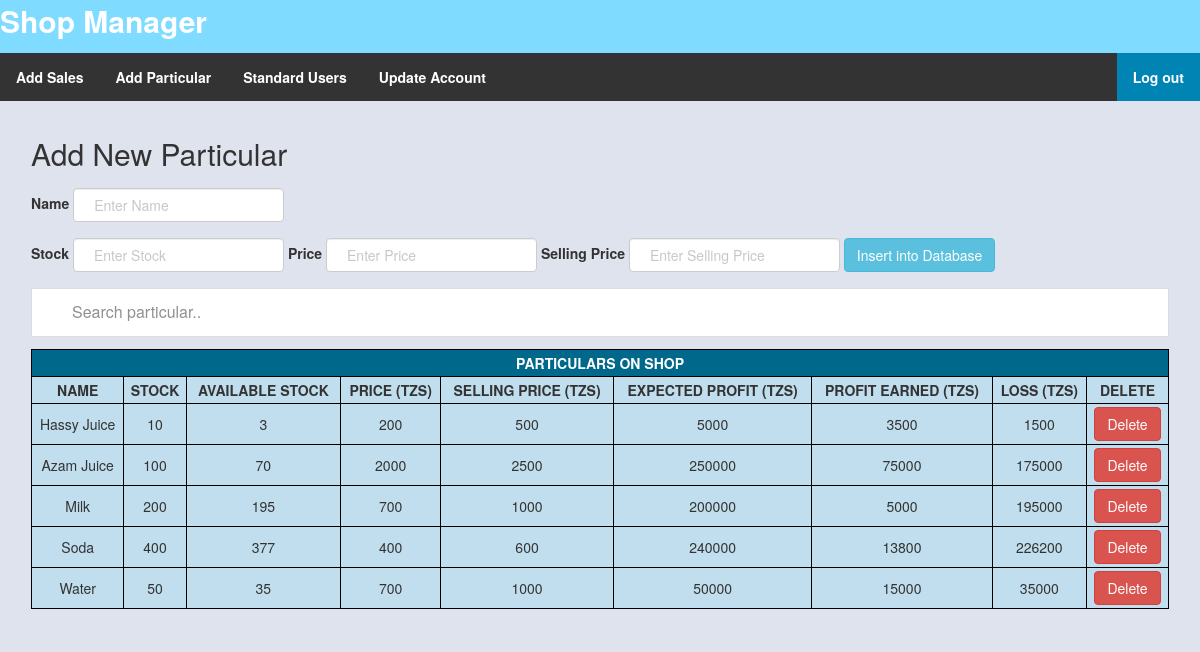
/particulars.php, run on the app's committed database.
### tables this page shows
CREATE TABLE IF NOT EXISTS `particulars` (
  `particular_id` int(22) NOT NULL AUTO_INCREMENT,
  `name` varchar(255) NOT NULL,
  `stock` varchar(255) NOT NULL,
  `available_stock` varchar(255) NOT NULL,
  `price` varchar(255) NOT NULL,
  `selling_price` varchar(255) NOT NULL,
  `expected_profit` varchar(255) NOT NULL,
  `earned_profit` varchar(255) NOT NULL,
  `loss` varchar(255) NOT NULL,
  PRIMARY KEY (`particular_id`)
);

### particulars.php (the view, shortened to what this page needs)
<!DOCTYPE html>
<html>
<link rel="stylesheet" href="Styles/w3.css">
<link rel="stylesheet" href="Styles/w3-theme-teal.css">
<link rel="stylesheet" href="Styles/font-awesome.min.css">
<link rel="stylesheet" href="Styles/bootstrap.min.css" >
<body style="background-color:#dfe3ee">
<div style="background-color:#7FDBFF; font-weight: bold; color:white;">
<section>
<p style="font-size:30px;">Shop Manager</p>
<ul>
  <li><a style="text-decoration:none" href="my_shop_manager.php">Add Sales</a></li>
  <li><a style="text-decoration:none" href="particulars.php">Add Particular</a></li>
  <li><a style="text-decoration:none" href="standard_users.php">Standard Users</a></li>
	  <li><a style="text-decoration:none" href="update_account.php">Update Account</a></li>
  <li style="float:right"><a style="text-decoration:none" class="active" href="logout.php">Log out</a></li>
</ul>
</section>
</div>
<div class="container">
  <h2>Add New Particular</h2>
  <form class="form-inline" action="particulars.php" method="POST">
    <div class="form-group">
      <label for="email">Name</label>
      <input type="text" class="form-control" id="usr" placeholder="Enter Name" name="ptc" required>
    </div>
    <div class="form-group">
      <label for="pwd">Stock</label>
      <input type="text" class="form-control" id="usr" placeholder="Enter Stock" name="stock" required>
	  <label for="pwd">Price</label>
	   <input type="text" class="form-control" id="usr" placeholder="Enter Price" name="price" required>
	      <div class="form-group">
	   <label for="pwd">Selling Price</label>
	   <input type="text" class="form-control" id="usr" placeholder="Enter Selling Price" name="sprice" required>
	     <input type="submit" name="submit" value="Insert into Database" class="btn btn-info"></button>
		 </div>
    </div>
  </form>
<input type="text" id="myInput" onkeyup="myFunction()" placeholder="Search particular.." title="Type in a name">
<table width="100%" border="2" id="myTable">
<tr>
<th colspan="9" style="background-color:#00688B; color:white;">PARTICULARS ON SHOP</th>
</tr>
<tr><th>NAME</th><th>STOCK</th><th>AVAILABLE STOCK</th><th>PRICE (TZS)</th><th>SELLING PRICE (TZS)</th><th>EXPECTED PROFIT (TZS)</th><th>PROFIT EARNED (TZS)</th><th>LOSS (TZS)</th><th>DELETE</th>
</tr>
<?php
include 'database_config3.php';
  $sql = "SELECT * FROM particulars";
   $retval = mysql_query( $sql, $conn );
   while($row = mysql_fetch_array($retval, MYSQL_ASSOC)) {
 echo "<tr><td>".$row['name']."</td><td>".$row['stock']."</td><td>".$row['available_stock']."</td><td>".$row['price']."</td><td>".$row['selling_price']."</td><td>".$row['expected_profit']."</td><td>".$row['earned_profit']."</td><td>".$row['loss'];
echo '</td><td><a class="btn btn-danger" href="deleteparticular.php?id='.$row['name'].'">Delete</a>';
   }
?>
</table>
</div>
</html>

### Styles/w3.css (style rules this page uses)
*,*:before,*:after { box-sizing:inherit }
html { -ms-text-size-adjust:100%;-webkit-text-size-adjust:100% }
body { margin:0 }
article,aside,details,figcaption,figure,footer,header,main,menu,nav,section,summary { display:block }
a { background-color:transparent;-webkit-text-decoration-skip:objects }
button,input,select,textarea { font:inherit;margin:0 }
button,input { overflow:visible }
button,html [type=button],[type=reset],[type=submit] { -webkit-appearance:button }
html,body { font-family:Verdana,sans-serif;font-size:15px;line-height:1.5 }
html { overflow-x:hidden }
h1,h2,h3,h4,h5,h6,.w3-slim,.w3-wide { font-family:"Segoe UI",Arial,sans-serif }
h2 { font-size:30px }
h1,h2,h3,h4,h5,h6 { font-weight:400;margin:10px 0 }
a { color:inherit }

### particulars.php (style rules this page uses)
input[type=text], input[type=password] { width: 100%; padding: 12px 20px; margin: 8px 0; display: inline-block; border: 1px solid #ccc; box-sizing: border-box; }
.container { padding: 16px; }
ul { list-style-type: none; margin: 0; padding: 0; overflow: hidden; background-color: #333; }
li { float: left; }
li a { display: block; color: white; text-align: center; padding: 14px 16px; text-decoration: none; }
.active { background-color: #0084b4; }
* { box-sizing: border-box; }
#myInput { background-image: url('/css/searchicon.png'); background-position: 10px 10px; background-repeat: no-repeat; width: 100%; font-size: 16px; padding: 12px 20px 12px 40px; border: 1px solid #ddd; margin-bottom: 12px; }
#myTable { border-collapse: collapse; width: 100%; border: 1px solid black; }
#myTable th, #myTable td { text-align: center; padding: 3px; background-color:#c0deed; }
#myTable tr { border-bottom: 1px solid black; }

### data on the page
particulars: name "Hassy Juice", stock "10", available_stock "3", price "200", selling_price "500", expected_profit "5000", earned_profit "3500", loss "1500"
particulars: name "Azam Juice", stock "100", available_stock "70", price "2000", selling_price "2500", expected_profit "250000", earned_profit "75000", loss "175000"
particulars: name "Milk", stock "200", available_stock "195", price "700", selling_price "1000", expected_profit "200000", earned_profit "5000", loss "195000"
particulars: name "Soda", stock "400", available_stock "377", price "400", selling_price "600", expected_profit "240000", earned_profit "13800", loss "226200"
particulars: name "Water", stock "50", available_stock "35", price "700", selling_price "1000", expected_profit "50000", earned_profit "15000", loss "35000"
